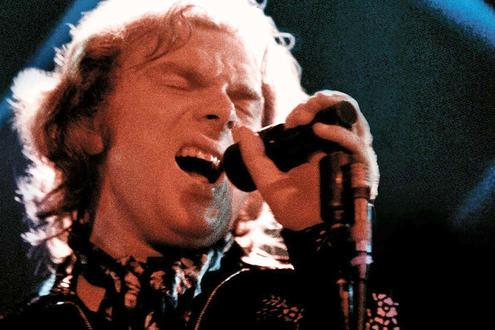
#> input picture assignments/ps01/van.jpg, 495 x 330 px
$ python experiment.py   (Python 2 division)   (older library calls are emulated)
#> lines starting #> are read from the running program, lines starting #| are printed output that depends on the picture; long printed decimals are rounded
### assignments/ps01/ps1.py
import math
import numpy as np
import cv2
import sys

def extract_red(image):
    """ Returns the red channel of the input image. It is highly recommended to make a copy of the
    input image in order to avoid modifying the original array. You can do this by calling:
    temp_image = np.copy(image)

    Args:
        image (numpy.array): Input RGB (BGR in OpenCV) image.

    Returns:
        numpy.array: Output 2D array containing the red channel.
    """
    temp_image = np.copy(image)
    #temp_image[:, :, 1] = temp_image[:, :, 0] = 0
    return temp_image[:, :, 2]
    #raise NotImplementedError


def extract_green(image):
    """ Returns the green channel of the input image. It is highly recommended to make a copy of the
    input image in order to avoid modifying the original array. You can do this by calling:
    temp_image = np.copy(image)

    Args:
        image (numpy.array): Input RGB (BGR in OpenCV) image.

    Returns:
        numpy.array: Output 2D array containing the green channel.
    """
    temp_image = np.copy(image)
    #temp_image[:, :, 2] = temp_image[:, :, 0] = 0
    return temp_image[:, :, 1]
    #raise NotImplementedError


# [14 lines left out: function extract_blue, not called in this run]
    #raise NotImplementedError


def swap_green_blue(image):
    """ Returns an image with the green and blue channels of the input image swapped. It is highly
    recommended to make a copy of the input image in order to avoid modifying the original array.
    You can do this by calling:
    temp_image = np.copy(image)

    Args:
        image (numpy.array): Input RGB (BGR in OpenCV) image.

    Returns:
        numpy.array: Output 3D array with the green and blue channels swapped.
    """
    temp_image = np.copy(image)
    temp_image[:, :, 1] =  image[:, :, 0] # Copy to blue
    temp_image[:, :, 0] =  image[:, :, 1] # Copy to blue
    return temp_image
    # raise NotImplementedError


def copy_paste_middle(src, dst, shape):
    """ Copies the middle region of size shape from src to the middle of dst. It is
    highly recommended to make a copy of the input image in order to avoid modifying the
    original array. You can do this by calling:
    temp_image = np.copy(image)

        Note: Assumes that src and dst are monochrome images, i.e. 2d arrays.

        Note: Where 'middle' is ambiguous because of any difference in the oddness
        or evenness of the size of the copied region and the image size, the function
        rounds downwards.  E.g. in copying a shape = (1,1) from a src image of size (2,2)
        into an dst image of size (3,3), the function copies the range [0:1,0:1] of
        the src into the range [1:2,1:2] of the dst.

    Args:
        src (numpy.array): 2D array where the rectangular shape will be copied from.
        dst (numpy.array): 2D array where the rectangular shape will be copied to.
        shape (tuple): Tuple containing the height (int) and width (int) of the section to be
                       copied.

    Returns:
        numpy.array: Output monochrome image (2D array)
    """
    h, w = shape
    temp_image = np.copy(dst)

    src_h, src_w=src.shape
    dst_h, dst_w=dst.shape

    src_h_ix_start = (src_h-h)/2
    src_w_ix_start = (src_w-w)/2

    dst_h_ix_start = (dst_h-h)/2
    dst_w_ix_start = (dst_w-w)/2

    temp_image  [dst_h_ix_start : dst_h_ix_start + h, dst_w_ix_start : dst_w_ix_start + w]\
           = src[src_h_ix_start : src_h_ix_start + h, src_w_ix_start : src_w_ix_start + w]

    return temp_image
    #raise NotImplementedError


def image_stats(image):
    """ Returns the tuple (min,max,mean,stddev) of statistics for the input monochrome image.
    In order to become more familiar with Numpy, you should look for pre-defined functions
    that do these operations i.e. numpy.min.

    It is highly recommended to make a copy of the input image in order to avoid modifying
    the original array. You can do this by calling:
    temp_image = np.copy(image)

    Args:
        image (numpy.array): Input 2D image.

    Returns:
        tuple: Four-element tuple containing:
               min (float): Input array minimum value.
               max (float): Input array maximum value.
               mean (float): Input array mean / average value.
               stddev (float): Input array standard deviation.
    """
    temp_image = np.copy(image).astype(np.float64)
    return temp_image.min(), temp_image.max(), temp_image.mean(), temp_image.std()
    #raise NotImplementedError


def center_and_normalize(image, scale):
    """ Returns an image with the same mean as the original but with values scaled about the
    mean so as to have a standard deviation of "scale".

    Note: This function makes no defense against the creation
    of out-of-range pixel values.  Consider converting the input image to
    a float64 type before passing in an image.

    It is highly recommended to make a copy of the input image in order to avoid modifying
    the original array. You can do this by calling:
    temp_image = np.copy(image)

    Args:
        image (numpy.array): Input 2D image.
        scale (int or float): scale factor.

    Returns:
        numpy.array: Output 2D image.
    """

    temp_image = np.copy(image).astype(np.float64)
    mean_, std_ = temp_image.mean(), temp_image.std()
    temp_image = ((( temp_image[:] - mean_ ) / std_ ) * scale ) + mean_

    return temp_image.astype(np.uint8)
    #raise NotImplementedError


def shift_image_left(image, shift):
    """ Outputs the input monochrome image shifted shift pixels to the left.

    The returned image has the same shape as the original with
    the BORDER_REPLICATE rule to fill-in missing values.  See

    http://docs.opencv.org/2.4/doc/tutorials/imgproc/imgtrans/copyMakeBorder/copyMakeBorder.html?highlight=copy

    for further explanation.

    It is highly recommended to make a copy of the input image in order to avoid modifying
    the original array. You can do this by calling:
    temp_image = np.copy(image)

    Args:
        image (numpy.array): Input 2D image.
        shift (int): Displacement value representing the number of pixels to shift the input image.
            This parameter may be 0 representing zero displacement.

    Returns:
        numpy.array: Output shifted 2D image.
    """
    temp_image = np.copy(image)
    if shift == 0:
        return temp_image
    temp_image[:, :-shift] = temp_image[:, shift:]
    img_border = cv2.copyMakeBorder(temp_image,0,0,0,shift,cv2.BORDER_REPLICATE)
    temp_image[:,-shift:] = img_border[:,-shift:]
    return temp_image

    #raise NotImplementedError

def difference_image(img1, img2):
    """ Returns the difference between the two input images (img1 - img2). The resulting array must be normalized
    and scaled to fit [0, 255].

    It is highly recommended to make a copy of the input image in order to avoid modifying
    the original array. You can do this by calling:
    temp_image = np.copy(image)

    Args:
        img1 (numpy.array): Input 2D image.
        img2 (numpy.array): Input 2D image.

    Returns:
        numpy.array: Output 2D image containing the result of subtracting img2 from img1.
    """

    temp_diff  = img1.astype(np.float) - img2.astype(np.float)
    temp_diff -= temp_diff.min()
    if temp_diff.max() != 0:
        temp_diff /= temp_diff.max()
    temp_diff *= 255.

    #temp_diff = temp_diff*(255/(255-temp_diff.max()))

    return temp_diff#.astype(np.uint8)

    #raise NotImplementedError


def add_noise(image, channel, sigma):
    """ Returns a copy of the input color image with Gaussian noise added to
    channel (0-2). The Gaussian noise mean must be zero. The parameter sigma
    controls the standard deviation of the noise.

    The returned array values must not be clipped or normalized and scaled. This means that
    there could be values that are not in [0, 255].

    Note: This function makes no defense against the creation
    of out-of-range pixel values.  Consider converting the input image to
    a float64 type before passing in an image.

    It is highly recommended to make a copy of the input image in order to avoid modifying
    the original array. You can do this by calling:
    temp_image = np.copy(image)

    Args:
        image (numpy.array): input RGB (BGR in OpenCV) image.
        channel (int): Channel index value.
        sigma (float): Gaussian noise standard deviation.

    Returns:
        numpy.array: Output 3D array containing the result of adding Gaussian noise to the
            specified channel.
    """
    temp_image = np.copy(image).astype(np.float64)
    h, w, _ = temp_image.shape

    noise=np.random.randn( h, w )*sigma

    temp_image[:,:,channel] = temp_image[:,:,channel] + noise

    return temp_image.astype(np.int16)
    #raise NotImplementedError

### assignments/ps01/experiment.py
import numpy as np
import cv2
import os, sys
os.chdir('/home/darragh/omscs6476/ps01/')

from ps1 import *


def main():
    # TODO: Insert your image file paths here:
    img1_filename = 'van.jpg'
    img2_filename = 'bob.jpg'

    # # 1a
    img1 = cv2.imread(img1_filename)
#> img1 is the input picture: shape (330, 495, 3); mean B, G, R 54.7, 59.2, 80.4
    img2 = cv2.imread(img2_filename)
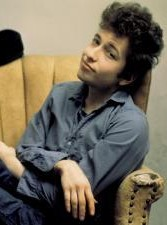
#> input picture assignments/ps01/bob.jpg, 167 x 225 px
#> img2 is the input picture: shape (225, 167, 3); mean B, G, R 89.9, 105.9, 113.9

    assert 100 < img1.shape[0] <= 512, "Check your image 1 dimensions"
    assert 100 < img1.shape[1] <= 512, "Check your image 1 dimensions"
    assert 100 < img2.shape[0] <= 512, "Check your image 2 dimensions"
    assert 100 < img2.shape[1] <= 512, "Check your image 2 dimensions"
    assert img1.shape[1] > img1.shape[0], "Image 1 should be a wide image"
    assert img2.shape[0] > img2.shape[1], "Image 2 should be a tall image"

    cv2.imwrite('output/ps1-1-a-1.png', img1)
    cv2.imwrite('output/ps1-1-a-2.png', img2)

    # # 2 Color Planes

    # # 2a
    swapped_green_blue_img = swap_green_blue(img1)
    cv2.imwrite('output/ps1-2-a-1.png', swapped_green_blue_img)

    # # 2b
    img1_green = extract_green(img1)
    assert len(img1_green.shape) == 2, "The monochrome image must be a 2D array"
    cv2.imwrite('output/ps1-2-b-1.png', img1_green)

    # # 2c
    img1_red = extract_red(img1)
    assert len(img1_red.shape) == 2, "The monochrome image must be a 2D array"
    cv2.imwrite('output/ps1-2-c-1.png', img1_red)

    # # 3 Replacement of Pixels

    # # 3a

    # TODO: Choose the monochrome image for img1.
    mono1 = cv2.cvtColor(img1, cv2.COLOR_BGR2GRAY)

    mono2 = cv2.cvtColor(img2, cv2.COLOR_BGR2GRAY)

    replaced_img = copy_paste_middle(mono1, mono2, (100, 100))
#> in copy_paste_middle, `temp_image  [dst_h_ix_start : dst_h_ix_start + h, dst_w_ix_start : dst..`:
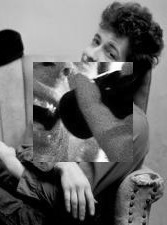
#> temp_image: shape (225, 167); min 0, max 255, mean 104.4

    cv2.imwrite('output/ps1-3-a-1.png', replaced_img)

    # # 4 Arithmetic and Geometric operations

    # # 4a
    min_green, max_green, mean_green, stddev_green = image_stats(img1_green)
#> min_green = 0; max_green = 255; mean_green = 59.17; stddev_green = 67.76

    print("The min pixel value of img1_green is", min_green)
#| The min pixel value of img1_green is 0.0
    print("The max pixel value of img1_green is", max_green)
#| The max pixel value of img1_green is 255.0
    print("The mean pixel value of img1_green is", mean_green)
#| The mean pixel value of img1_green is 59.170
    print("The std dev of img1_green is", stddev_green)
#| The std dev of img1_green is 67.765

    # # 4b
    normalized_img = center_and_normalize(img1_green, 10)
#> in center_and_normalize, `mean_, std_ = temp_image.mean(), temp_image.std()`: mean_ = 59.17; std_ = 67.76
#> in center_and_normalize, `return temp_image.astype(np.uint8)`:
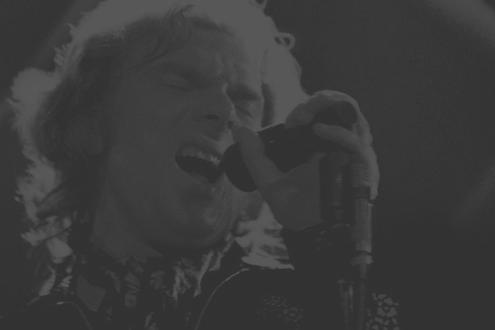
#> returned value: shape (330, 495); min 50, max 88, mean 58.7
    cv2.imwrite('output/ps1-4-b-1.png', normalized_img)

    # # 4c
    shift_green = shift_image_left(img1_green, 2)
#> in shift_image_left, `img_border = cv2.copyMakeBorder(temp_image,0,0,0,shift,cv2.BORDER_REPL..`:
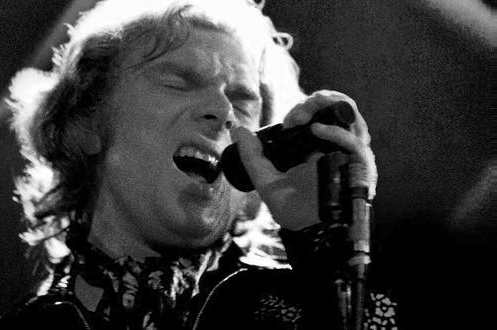
#> img_border: shape (330, 497); min 0, max 255, mean 59
#> in shift_image_left, `temp_image[:,-shift:] = img_border[:,-shift:]`: temp_image: shape (330, 495); min 0, max 255, mean 59.2
    cv2.imwrite('output/ps1-4-c-1.png', shift_green)

    # # 4d
    diff_green = difference_image(img1_green, shift_green)
#> in difference_image, `temp_diff  = img1.astype(np.float) - img2.astype(np.float)`:
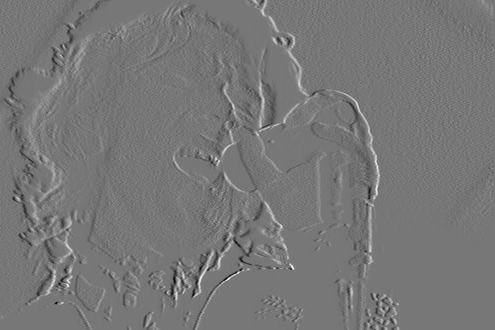
#> temp_diff: shape (330, 495) float64; min -218, max 248, mean 0; drawn with min black and max white
    cv2.imwrite('output/ps1-4-d-1.png', diff_green)

    # # 5 Noise

    # TODO: Choose a sigma value:
    sigma = 20

    # # 5a
    channel = 1
    noisy_green = add_noise(img1, channel, sigma)
    cv2.imwrite('output/ps1-5-a-1.png', noisy_green)

    # # 5b
    channel = 0
    noisy_blue = add_noise(img1, channel, sigma)
#> call 2 of add_noise, with channel = 0, sigma = 20
#> in add_noise (call 2), `temp_image[:,:,channel] = temp_image[:,:,channel] + noise`:
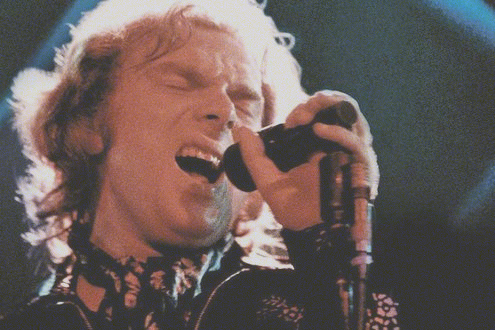
#> temp_image: shape (330, 495, 3) float64; mean B, G, R 54.7, 59.2, 80.4; drawn with min black and max white
    cv2.imwrite('output/ps1-5-b-1.png', noisy_blue)
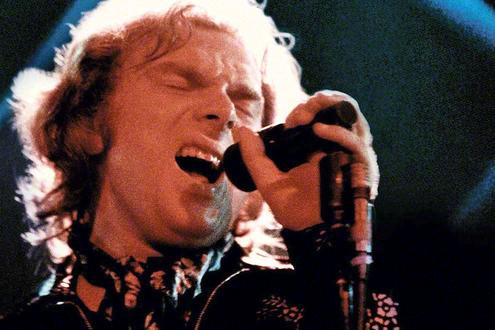
#> saved as ps1-5-b-1.png: shape (330, 495, 3); mean B, G, R 56.4, 59.2, 80.4

if __name__ == "__main__":
    main()
